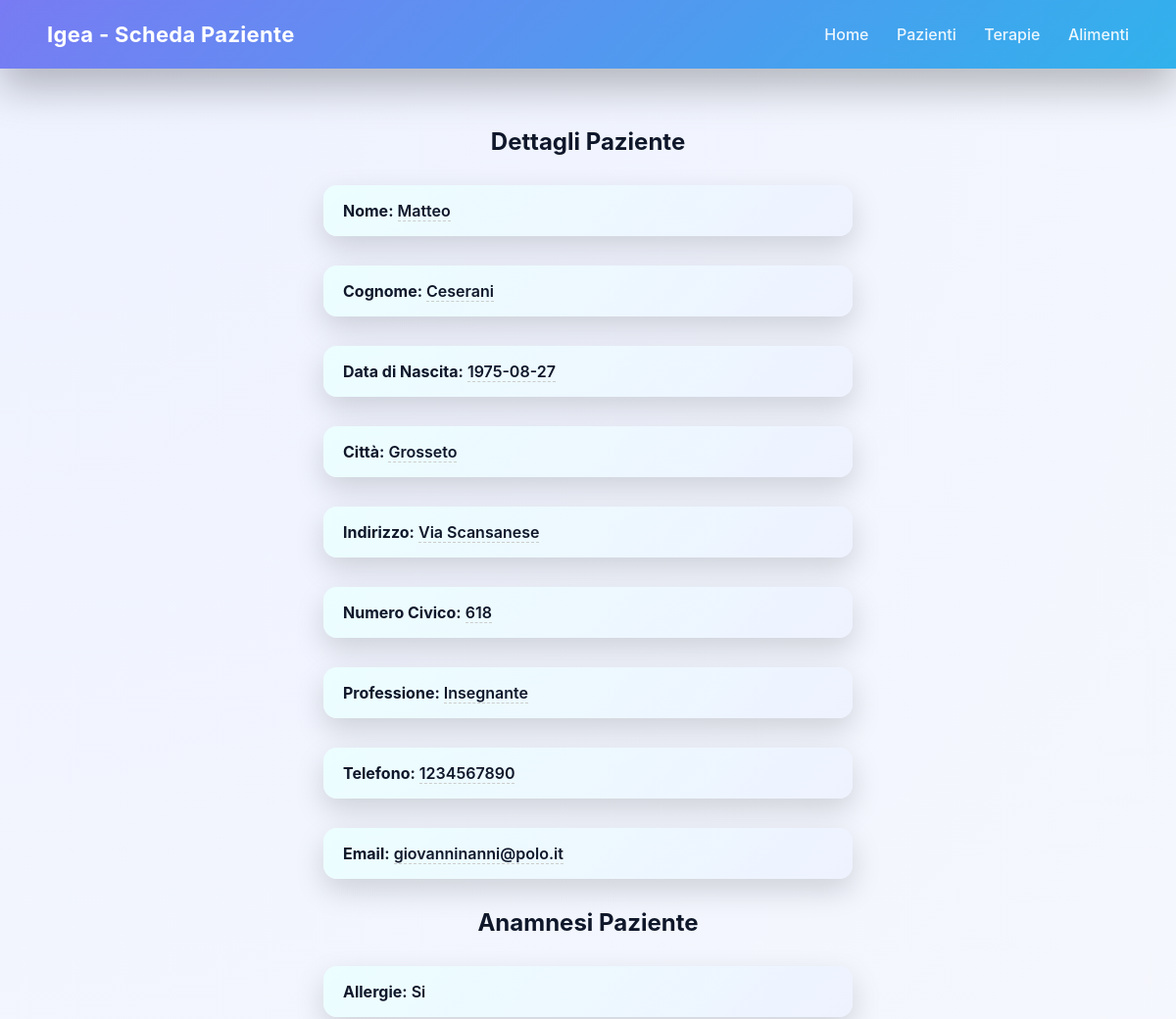
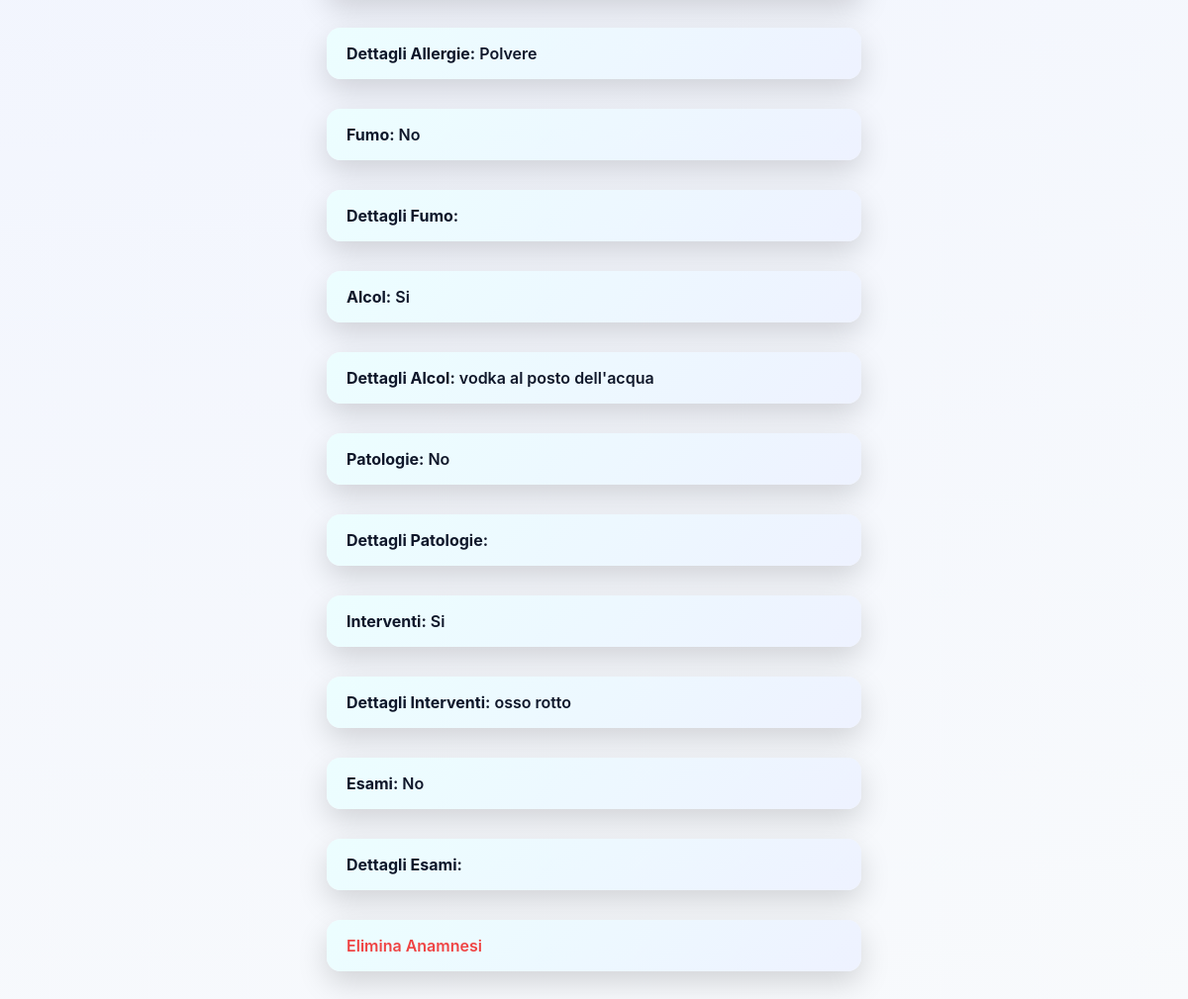
Screenshot of /scheda_paziente.php?id=5 with the database file from the repository (2 pictures, top to bottom).
### tables this page shows
CREATE TABLE `paziente` (
  `id` int(11) NOT NULL,
  `nome` varchar(50) NOT NULL,
  `cognome` varchar(50) NOT NULL,
  `datanascita` date NOT NULL,
  `citta` varchar(50) NOT NULL,
  `indirizzo` varchar(200) NOT NULL,
  `civico` int(11) NOT NULL,
  `professione` varchar(50) NOT NULL,
  `email` varchar(300) DEFAULT NULL,
  `telefono` varchar(20) NOT NULL
);

CREATE TABLE `anamnesi` (
  `id` int(11) NOT NULL,
  `allergie` varchar(10) NOT NULL,
  `dettagli_allergie` text DEFAULT NULL,
  `fumo` varchar(10) NOT NULL,
  `dettagli_fumo` text DEFAULT NULL,
  `alcol` varchar(10) NOT NULL,
  `dettagli_alcol` text DEFAULT NULL,
  `patologie` varchar(10) NOT NULL,
  `dettagli_patologie` text DEFAULT NULL,
  `interventi` varchar(10) NOT NULL,
  `dettagli_interventi` text DEFAULT NULL,
  `esami` varchar(10) NOT NULL,
  `dettagli_esami` text DEFAULT NULL,
  `fk_paziente` int(11) NOT NULL
);

### scheda_paziente.php (the view, shortened to what this page needs)
<?php
    $conn = new mysqli("localhost", "root", "", "terranova");
?>
<!DOCTYPE html>
<html lang="it">
    <head>
        <link rel="stylesheet" href="style.css">
    </head>
    <body>
        <header>
            <h1>Igea - Scheda Paziente</h1>
            <nav>
                <a href="index.php">Home</a>
                <a href="pazienti.php">Pazienti</a>
                <a href="farmaci.php">Terapie</a>
                <a href="alimenti.php">Alimenti</a>
            </nav>
        </header>
        <div class="container">
            <h2 style="text-align: center;">Dettagli Paziente</h2>
            <div>
                <?php
                    $query = "SELECT * FROM paziente WHERE id = " . $_GET['id'];
                    $result = $conn->query($query);
                    if ($result->num_rows > 0) {
                        $row = $result->fetch_assoc();
                        echo "<p><strong>Nome:</strong> <span class='editable' data-field='nome' data-id='" . $row['id'] . "'>" . htmlspecialchars($row['nome']) . "</span></p>";
                        echo "<p><strong>Cognome:</strong> <span class='editable' data-field='cognome' data-id='" . $row['id'] . "'>" . htmlspecialchars($row['cognome']) . "</span></p>";
                        echo "<p><strong>Data di Nascita:</strong> <span class='editable' data-field='datanascita' data-id='" . $row['id'] . "'>" . htmlspecialchars($row['datanascita']) . "</span></p>";
                        echo "<p><strong>Città:</strong> <span class='editable' data-field='citta' data-id='" . $row['id'] . "'>" . htmlspecialchars($row['citta']) . "</span></p>";
                        echo "<p><strong>Indirizzo:</strong> <span class='editable' data-field='indirizzo' data-id='" . $row['id'] . "'>" . htmlspecialchars($row['indirizzo']) . "</span></p>";
                        echo "<p><strong>Numero Civico:</strong> <span class='editable' data-field='civico' data-id='" . $row['id'] . "'>" . htmlspecialchars($row['civico']) . "</span></p>";
                        echo "<p><strong>Professione:</strong> <span class='editable' data-field='professione' data-id='" . $row['id'] . "'>" . htmlspecialchars($row['professione']) . "</span></p>";
                        echo "<p><strong>Telefono:</strong> <span class='editable' data-field='telefono' data-id='" . $row['id'] . "'>" . htmlspecialchars($row['telefono']) . "</span></p>";
                        echo "<p><strong>Email:</strong> <span class='editable' data-field='email' data-id='" . $row['id'] . "'>" . htmlspecialchars($row['email']) . "</span></p>";
                    } else {
                        echo "<p>Paziente non trovato.</p>";
                    }
                ?>
            </div>
            <h2 style="text-align: center;">Anamnesi Paziente</h2>
            <div>
                <?php
                    $query_anamnesi = "SELECT * FROM anamnesi WHERE fk_paziente = " . $_GET['id'];
                    $result_anamnesi = $conn->query($query_anamnesi);
                    if ($result_anamnesi->num_rows > 0) {
                        while ($row_anamnesi = $result_anamnesi->fetch_assoc()) {
                            echo "<p><strong>Allergie:</strong> " . htmlspecialchars($row_anamnesi['allergie']) . "</p>";
                            echo "<p><strong>Dettagli Allergie:</strong> " . htmlspecialchars($row_anamnesi['dettagli_allergie']) . "</p>";
                            echo "<p><strong>Fumo:</strong> " . htmlspecialchars($row_anamnesi['fumo']) . "</p>";
                            echo "<p><strong>Dettagli Fumo:</strong> " . htmlspecialchars($row_anamnesi['dettagli_fumo']) . "</p>";
                            echo "<p><strong>Alcol:</strong> " . htmlspecialchars($row_anamnesi['alcol']) . "</p>";
                            echo "<p><strong>Dettagli Alcol:</strong> " . htmlspecialchars($row_anamnesi['dettagli_alcol']) . "</p>";
                            echo "<p><strong>Patologie:</strong> " . htmlspecialchars($row_anamnesi['patologie']) . "</p>";
                            echo "<p><strong>Dettagli Patologie:</strong> " . htmlspecialchars($row_anamnesi['dettagli_patologie']) . "</p>";
                            echo "<p><strong>Interventi:</strong> " . htmlspecialchars($row_anamnesi['interventi']) . "</p>";
                            echo "<p><strong>Dettagli Interventi:</strong> " . htmlspecialchars($row_anamnesi['dettagli_interventi']) . "</p>";
                            echo "<p><strong>Esami:</strong> " . htmlspecialchars($row_anamnesi['esami']) . "</p>";
                            echo "<p><strong>Dettagli Esami:</strong> " . htmlspecialchars($row_anamnesi['dettagli_esami']) . "</p>";
                            echo "<p><a href='elimina_anamnesi.php?id=" . $_GET['id'] . "'>Elimina Anamnesi</a></p>";
                        }
                    } else {
                        echo "<p>Nessuna anamnesi disponibile.</p>";
                        echo "<p><a href='aggiungi_anamnesi.php?id=" . $_GET['id'] . "'>Aggiungi Anamnesi</a></p>";
                    }
                ?>
        </div>
    </body>
</html>

### style.css (style rules this page uses)
* { margin: 0; padding: 0; box-sizing: border-box; font-family: "Inter", system-ui, -apple-system, BlinkMacSystemFont, sans-serif; }
body { min-height: 100vh; background: radial-gradient(circle at top left, #eef2ff, #f8fafc); color: #0f172a; }
header { position: sticky; top: 0; z-index: 100; backdrop-filter: blur(14px); background: linear-gradient( 135deg, rgba(99,102,241,0.85), rgba(14,165,233,0.85) ); padding: 22px 48px; display: flex; justify-content: space-between; align-items: center; box-shadow: 0 20px 40px rgba(0,0,0,0.25); }
header h1 { font-size: 22px; font-weight: 700; color: white; letter-spacing: 0.3px; }
nav a { color: white; text-decoration: none; margin-left: 24px; font-weight: 500; opacity: 0.9; position: relative; }
nav a::after { content: ""; position: absolute; left: 0; bottom: -4px; width: 0; height: 2px; background: white; transition: width 0.25s ease; }
.container { max-width: 1200px; margin: 60px auto; padding: 0 24px; }
a[href*="elimina"] { color: #ef4444; font-weight: 600; text-decoration: none; }
p { max-width: 540px; margin: 30px auto; padding: 16px 20px; border-radius: 14px; background: linear-gradient(135deg, #ecfeff, #eef2ff); font-weight: 600; box-shadow: 0 12px 30px rgba(0,0,0,0.15); }

### scheda_paziente.php (style rules this page uses)
.editable { cursor: pointer; border-bottom: 1px dashed #ccc; }

### rows the page displays
paziente: nome "Matteo", cognome "Ceserani", datanascita "1975-08-27", citta "Grosseto", indirizzo "Via Scansanese", civico "618", professione "Insegnante", telefono "1234567890", email "giovanninanni@polo.it"
anamnesi: allergie "Si", dettagli_allergie "Polvere", fumo "No", alcol "Si", dettagli_alcol "vodka al posto dell'acqua", patologie "No", interventi "Si", dettagli_interventi "osso rotto", esami "No"
